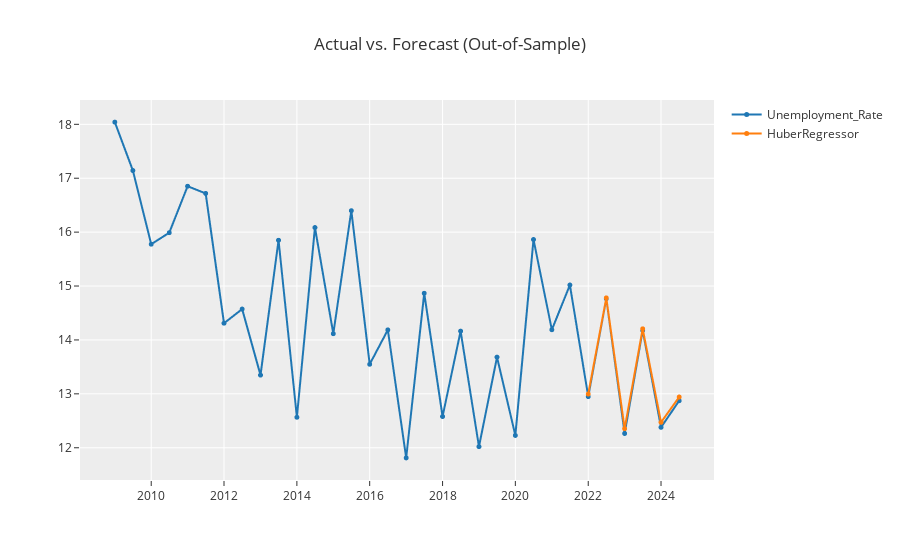

The notebook cell saved with this chart:
### Markdown cell above
huber regression

### Code cell
huber = exp.create_model('huber_cds_dt')
y_predict_huber = exp.predict_model(huber)
exp.plot_model(estimator=huber)

### Figure 1 — Plotly figure (JSON) as saved in the notebook; plotly's stock layout.template omitted (floating-point values rounded to 4 significant figures)
{"data": [{"line": {"color": "rgb(31, 119, 180)", "width": 2}, "marker": {"color": "rgb(31, 119, 180)", "size": 5}, "mode": "lines+markers", "name": "Unemployment_Rate", "type": "scattergl", "x": ["2009-01-01T00:00:00", "2009-07-01T00:00:00", "2010-01-01T00:00:00", "2010-07-01T00:00:00", "2011-01-01T00:00:00", "2011-07-01T00:00:00", "2012-01-01T00:00:00", "2012-07-01T00:00:00", "2013-01-01T00:00:00", "2013-07-01T00:00:00", "2014-01-01T00:00:00", "2014-07-01T00:00:00", "2015-01-01T00:00:00", "2015-07-01T00:00:00", "2016-01-01T00:00:00", "2016-07-01T00:00:00", "2017-01-01T00:00:00", "2017-07-01T00:00:00", "2018-01-01T00:00:00", "2018-07-01T00:00:00", "2019-01-01T00:00:00", "2019-07-01T00:00:00", "2020-01-01T00:00:00", "2020-07-01T00:00:00", "2021-01-01T00:00:00", "2021-07-01T00:00:00", "2022-01-01T00:00:00", "2022-07-01T00:00:00", "2023-01-01T00:00:00", "2023-07-01T00:00:00", "2024-01-01T00:00:00", "2024-07-01T00:00:00"], "xaxis": "x", "y": [18.04, 17.14, 15.78, 15.99, 16.85, 16.72, 14.31, 14.57, 13.35, 15.85, 12.57, 16.08, 14.12, 16.4, 13.55, 14.19, 11.81, 14.87, 12.58, 14.16, 12.02, 13.68, 12.23, 15.86, 14.19, 15.02, 12.95, 14.76, 12.27, 14.18, 12.38, 12.87], "yaxis": "y"}, {"line": {"color": "rgb(255, 127, 14)", "width": 2}, "marker": {"color": "rgb(255, 127, 14)", "size": 5}, "mode": "lines+markers", "name": "HuberRegressor", "type": "scattergl", "x": ["2009-01-01T00:00:00", "2009-07-01T00:00:00", "2010-01-01T00:00:00", "2010-07-01T00:00:00", "2011-01-01T00:00:00", "2011-07-01T00:00:00", "2012-01-01T00:00:00", "2012-07-01T00:00:00", "2013-01-01T00:00:00", "2013-07-01T00:00:00", "2014-01-01T00:00:00", "2014-07-01T00:00:00", "2015-01-01T00:00:00", "2015-07-01T00:00:00", "2016-01-01T00:00:00", "2016-07-01T00:00:00", "2017-01-01T00:00:00", "2017-07-01T00:00:00", "2018-01-01T00:00:00", "2018-07-01T00:00:00", "2019-01-01T00:00:00", "2019-07-01T00:00:00", "2020-01-01T00:00:00", "2020-07-01T00:00:00", "2021-01-01T00:00:00", "2021-07-01T00:00:00", "2022-01-01T00:00:00", "2022-07-01T00:00:00", "2023-01-01T00:00:00", "2023-07-01T00:00:00", "2024-01-01T00:00:00", "2024-07-01T00:00:00"], "xaxis": "x", "y": [null, null, null, null, null, null, null, null, null, null, null, null, null, null, null, null, null, null, null, null, null, null, null, null, null, null, 13.0, 14.78, 12.35, 14.21, 12.47, 12.94], "yaxis": "y"}], "layout": {"showlegend": true, "title": {"text": "Actual vs. Forecast (Out-of-Sample)"}, "xaxis": {"anchor": "y", "domain": [0, 1]}, "yaxis": {"anchor": "x", "domain": [0, 1]}}}
